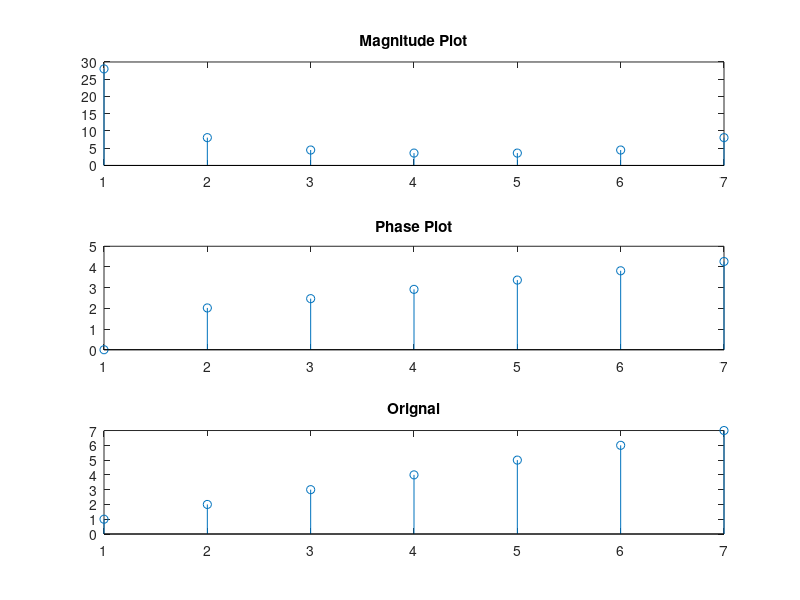

Recreate this plot in MATLAB.
x=[1 2 3 4 5 6 7];
l=length(x);
 
X=zeros(l);
idft=zeros(l);
for k=0:l-1
for b=0:l-1   
X(k+1)=X(k+1)+(x(b+1)*(exp((-2i*pi*k*b/l))));
end
end
for k=0:l-1
for b=0:l-1   
idft(k+1)=idft(k+1)+(1/l)*(X(b+1)*(exp((2i*pi*k*b/l))));
end
end
X=X(:,1)
idft=idft(:,1)
 
Magnitude=abs(X)
angle=unwrap(angle(X));
k=1:l;
subplot(3,1,1)
stem(k,Magnitude);
title('Magnitude Plot')
subplot(3,1,2)
stem(k,angle);
title('Phase Plot')
subplot(3,1,3)
stem(k,idft)
title('Orignal')
